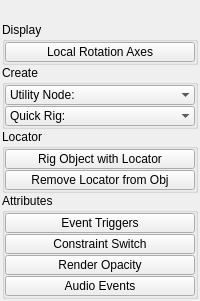
<?xml version="1.0" encoding="UTF-8"?>
<ui version="4.0">
 <class>QtUi</class>
 <widget class="QMainWindow" name="QtUi">
  <property name="enabled">
   <bool>true</bool>
  </property>
  <property name="geometry">
   <rect>
    <x>0</x>
    <y>0</y>
    <width>200</width>
    <height>288</height>
   </rect>
  </property>
  <property name="toolTip">
   <string>Global Display Scale:  Joints</string>
  </property>
  <property name="tabShape">
   <enum>QTabWidget::Triangular</enum>
  </property>
  <property name="dockNestingEnabled">
   <bool>true</bool>
  </property>
  <property name="dockOptions">
   <set>QMainWindow::AllowNestedDocks|QMainWindow::AllowTabbedDocks|QMainWindow::AnimatedDocks|QMainWindow::ForceTabbedDocks</set>
  </property>
  <widget class="QWidget" name="central_widget">
   <property name="minimumSize">
    <size>
     <width>200</width>
     <height>0</height>
    </size>
   </property>
   <layout class="QVBoxLayout" name="verticalLayout_2">
    <property name="leftMargin">
     <number>2</number>
    </property>
    <property name="topMargin">
     <number>2</number>
    </property>
    <property name="rightMargin">
     <number>2</number>
    </property>
    <property name="bottomMargin">
     <number>2</number>
    </property>
    <property name="spacing">
     <number>2</number>
    </property>
    <item>
     <layout class="QVBoxLayout" name="verticalLayout">
      <property name="spacing">
       <number>0</number>
      </property>
      <item>
       <widget class="Header" name="header" native="true">
        <property name="minimumSize">
         <size>
          <width>0</width>
          <height>20</height>
         </size>
        </property>
        <property name="maximumSize">
         <size>
          <width>16777215</width>
          <height>20</height>
         </size>
        </property>
        <property name="font">
         <font>
          <weight>75</weight>
          <bold>true</bold>
         </font>
        </property>
        <property name="text" stdset="0">
         <string>RIGGING</string>
        </property>
       </widget>
      </item>
      <item>
       <widget class="CollapsableGroup" name="display">
        <property name="title">
         <string>Display</string>
        </property>
        <layout class="QVBoxLayout" name="verticalLayout_4">
         <property name="spacing">
          <number>1</number>
         </property>
         <property name="leftMargin">
          <number>0</number>
         </property>
         <property name="topMargin">
          <number>0</number>
         </property>
         <property name="rightMargin">
          <number>0</number>
         </property>
         <property name="bottomMargin">
          <number>0</number>
         </property>
         <item>
          <widget class="PushButton" name="tb000">
           <property name="minimumSize">
            <size>
             <width>0</width>
             <height>20</height>
            </size>
           </property>
           <property name="maximumSize">
            <size>
             <width>16777215</width>
             <height>20</height>
            </size>
           </property>
           <property name="toolTip">
            <string>Toggle local rotation axis visiblitiy for all joint objects.</string>
           </property>
           <property name="text">
            <string>Local Rotation Axes</string>
           </property>
           <property name="checkable">
            <bool>false</bool>
           </property>
          </widget>
         </item>
        </layout>
       </widget>
      </item>
      <item>
       <widget class="CollapsableGroup" name="create">
        <property name="title">
         <string>Create</string>
        </property>
        <layout class="QVBoxLayout" name="verticalLayout_3">
         <property name="spacing">
          <number>1</number>
         </property>
         <property name="leftMargin">
          <number>0</number>
         </property>
         <property name="topMargin">
          <number>0</number>
         </property>
         <property name="rightMargin">
          <number>0</number>
         </property>
         <property name="bottomMargin">
          <number>0</number>
         </property>
         <item>
          <widget class="ComboBox" name="cmb001">
           <property name="minimumSize">
            <size>
             <width>0</width>
             <height>20</height>
            </size>
           </property>
           <property name="maximumSize">
            <size>
             <width>16777215</width>
             <height>20</height>
            </size>
           </property>
           <property name="sizeAdjustPolicy">
            <enum>QComboBox::AdjustToContents</enum>
           </property>
           <property name="frame">
            <bool>false</bool>
           </property>
           <item>
            <property name="text">
             <string>Utility Node:</string>
            </property>
           </item>
          </widget>
         </item>
         <item>
          <widget class="ComboBox" name="cmb002">
           <property name="minimumSize">
            <size>
             <width>0</width>
             <height>20</height>
            </size>
           </property>
           <property name="maximumSize">
            <size>
             <width>16777215</width>
             <height>20</height>
            </size>
           </property>
           <property name="sizeAdjustPolicy">
            <enum>QComboBox::AdjustToContents</enum>
           </property>
           <property name="frame">
            <bool>false</bool>
           </property>
           <item>
            <property name="text">
             <string>Quick Rig:</string>
            </property>
           </item>
          </widget>
         </item>
        </layout>
       </widget>
      </item>
      <item>
       <widget class="CollapsableGroup" name="locator">
        <property name="title">
         <string>Locator</string>
        </property>
        <layout class="QVBoxLayout" name="verticalLayout_5">
         <property name="spacing">
          <number>1</number>
         </property>
         <property name="leftMargin">
          <number>0</number>
         </property>
         <property name="topMargin">
          <number>0</number>
         </property>
         <property name="rightMargin">
          <number>0</number>
         </property>
         <property name="bottomMargin">
          <number>0</number>
         </property>
         <item>
          <widget class="PushButton" name="tb003">
           <property name="minimumSize">
            <size>
             <width>0</width>
             <height>20</height>
            </size>
           </property>
           <property name="maximumSize">
            <size>
             <width>16777215</width>
             <height>20</height>
            </size>
           </property>
           <property name="toolTip">
            <string>&lt;html&gt;&lt;head/&gt;&lt;body&gt;&lt;p&gt;Create locators with the same transforms as any selected object(s).&lt;/p&gt;&lt;p&gt;If there are vertices selected it will create a locator at the center of the selected vertices combined bounding box.&lt;/p&gt;&lt;/body&gt;&lt;/html&gt;</string>
           </property>
           <property name="text">
            <string>Rig Object with Locator</string>
           </property>
           <property name="checkable">
            <bool>false</bool>
           </property>
          </widget>
         </item>
         <item>
          <widget class="QPushButton" name="b003">
           <property name="minimumSize">
            <size>
             <width>0</width>
             <height>20</height>
            </size>
           </property>
           <property name="maximumSize">
            <size>
             <width>16777215</width>
             <height>20</height>
            </size>
           </property>
           <property name="toolTip">
            <string>Remove locators from the selected object(s).</string>
           </property>
           <property name="text">
            <string>Remove Locator from Obj</string>
           </property>
           <property name="checkable">
            <bool>false</bool>
           </property>
          </widget>
         </item>
        </layout>
       </widget>
      </item>
      <item>
       <widget class="CollapsableGroup" name="constraints">
        <property name="title">
         <string>Attributes</string>
        </property>
        <layout class="QGridLayout" name="gridLayout">
         <property name="leftMargin">
          <number>0</number>
         </property>
         <property name="topMargin">
          <number>0</number>
         </property>
         <property name="rightMargin">
          <number>0</number>
         </property>
         <property name="bottomMargin">
          <number>0</number>
         </property>
         <property name="spacing">
          <number>1</number>
         </property>
         <item row="4" column="0" colspan="2">
          <widget class="QPushButton" name="b004">
           <property name="minimumSize">
            <size>
             <width>0</width>
             <height>20</height>
            </size>
           </property>
           <property name="maximumSize">
            <size>
             <width>16777215</width>
             <height>20</height>
            </size>
           </property>
           <property name="toolTip">
            <string>Open the Render Opacity panel.

Create, keyframe-fade, and remove per-object opacity controllers.</string>
           </property>
           <property name="text">
            <string>Render Opacity</string>
           </property>
          </widget>
         </item>
         <item row="5" column="0" colspan="2">
          <widget class="QPushButton" name="tb005">
           <property name="minimumSize">
            <size>
             <width>0</width>
             <height>20</height>
            </size>
           </property>
           <property name="maximumSize">
            <size>
             <width>16777215</width>
             <height>20</height>
            </size>
           </property>
           <property name="toolTip">
            <string>Open the Audio Events manager.

Import audio clips onto the Maya timeline aligned to keyed event triggers.</string>
           </property>
           <property name="text">
            <string>Audio Events</string>
           </property>
          </widget>
         </item>
         <item row="2" column="0" colspan="2">
          <widget class="PushButton" name="tb001">
           <property name="minimumSize">
            <size>
             <width>0</width>
             <height>20</height>
            </size>
           </property>
           <property name="maximumSize">
            <size>
             <width>16777215</width>
             <height>20</height>
            </size>
           </property>
           <property name="palette">
            <palette>
             <active>
              <colorrole role="Highlight">
               <brush brushstyle="SolidPattern">
                <color alpha="255">
                 <red>80</red>
                 <green>138</green>
                 <blue>255</blue>
                </color>
               </brush>
              </colorrole>
             </active>
             <inactive>
              <colorrole role="Highlight">
               <brush brushstyle="SolidPattern">
                <color alpha="255">
                 <red>80</red>
                 <green>138</green>
                 <blue>255</blue>
                </color>
               </brush>
              </colorrole>
             </inactive>
             <disabled>
              <colorrole role="Highlight">
               <brush brushstyle="SolidPattern">
                <color alpha="255">
                 <red>51</red>
                 <green>153</green>
                 <blue>255</blue>
                </color>
               </brush>
              </colorrole>
             </disabled>
            </palette>
           </property>
           <property name="toolTip">
            <string>Create a custom switch attribute on the constrained object to control its constraint.

Select a constraint node, then click to add a control attribute:
• 1 target: Boolean on/off toggle
• 2 targets: Enum snap or float blend (if Weighted enabled)
• 3+ targets: Enum dropdown for snapping between targets

Note: Overwrites any existing attribute with the same name.</string>
           </property>
           <property name="text">
            <string>Constraint Switch</string>
           </property>
           <property name="autoDefault">
            <bool>true</bool>
           </property>
           <property name="default">
            <bool>false</bool>
           </property>
           <property name="flat">
            <bool>false</bool>
           </property>
           <property name="bnabled" stdset="0">
            <bool>true</bool>
           </property>
          </widget>
         </item>
         <item row="1" column="0" colspan="2">
          <widget class="PushButton" name="tb002">
           <property name="minimumSize">
            <size>
             <width>0</width>
             <height>20</height>
            </size>
           </property>
           <property name="maximumSize">
            <size>
             <width>16777215</width>
             <height>20</height>
            </size>
           </property>
           <property name="toolTip">
            <string>Manage per-object event trigger attributes for game-engine export.

Create, add, remove, or bake keyable enum triggers that artists
can key on the timeline. Use the option box for mode and settings.</string>
           </property>
           <property name="text">
            <string>Event Triggers</string>
           </property>
          </widget>
         </item>
        </layout>
       </widget>
      </item>
      <item>
       <spacer name="verticalSpacer">
        <property name="orientation">
         <enum>Qt::Vertical</enum>
        </property>
        <property name="sizeHint" stdset="0">
         <size>
          <width>0</width>
          <height>10</height>
         </size>
        </property>
       </spacer>
      </item>
     </layout>
    </item>
   </layout>
  </widget>
 </widget>
 <customwidgets>
  <customwidget>
   <class>Header</class>
   <extends>QWidget</extends>
   <header>uitk.widgets.header</header>
  </customwidget>
  <customwidget>
   <class>PushButton</class>
   <extends>QPushButton</extends>
   <header>widgets.pushbutton.h</header>
  </customwidget>
  <customwidget>
   <class>ComboBox</class>
   <extends>QComboBox</extends>
   <header>uitk.widgets.comboBox.ComboBox.h</header>
  </customwidget>
  <customwidget>
   <class>CollapsableGroup</class>
   <extends>QGroupBox</extends>
   <header>uitk.widgets.collapsableGroup.CollapsableGroup.h</header>
   <container>1</container>
  </customwidget>
 </customwidgets>
 <resources/>
 <connections/>
 <designerdata>
  <property name="gridDeltaX">
   <number>5</number>
  </property>
  <property name="gridDeltaY">
   <number>5</number>
  </property>
  <property name="gridSnapX">
   <bool>true</bool>
  </property>
  <property name="gridSnapY">
   <bool>true</bool>
  </property>
  <property name="gridVisible">
   <bool>true</bool>
  </property>
 </designerdata>
</ui>
